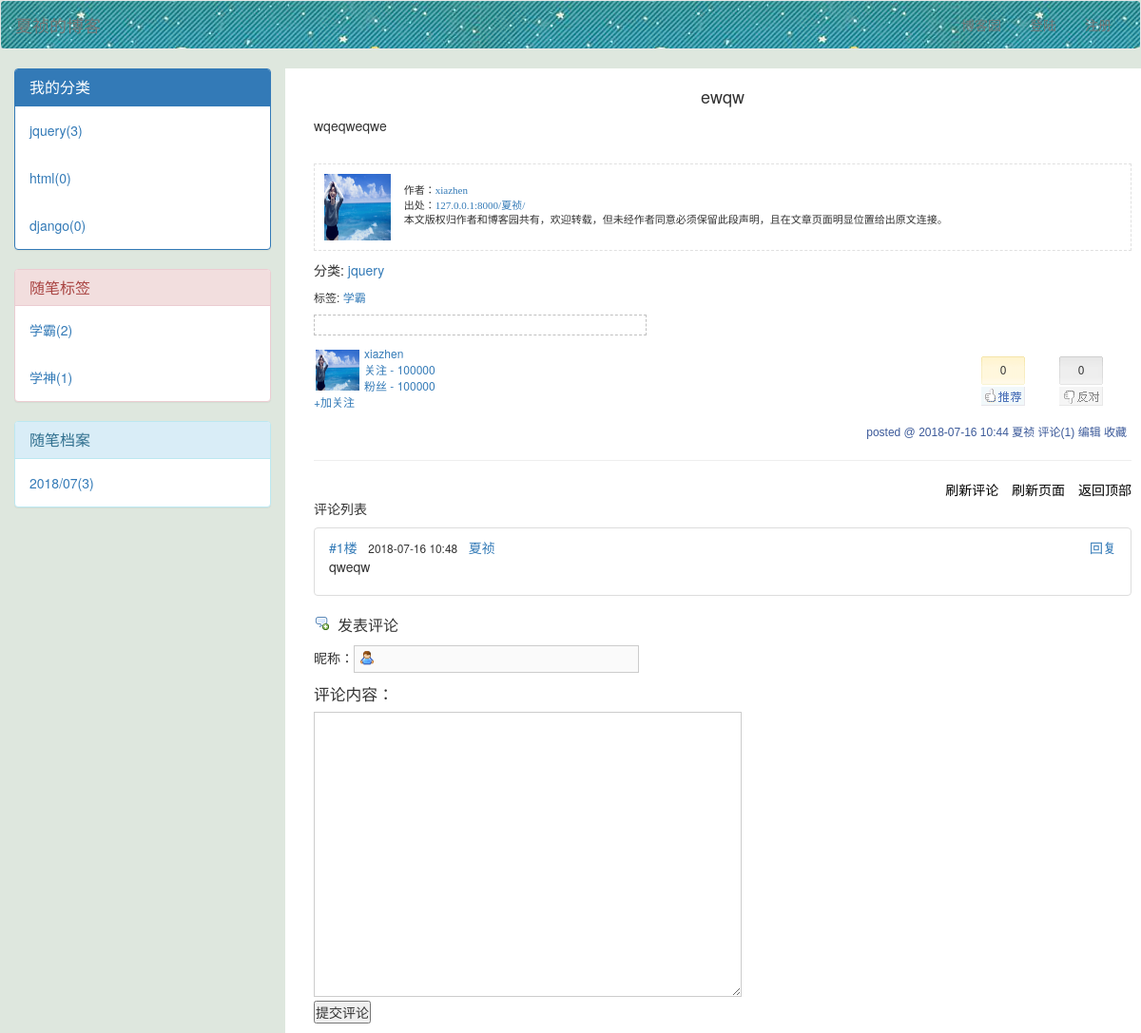
/夏祯/articles/15, run on the app's committed database.
### blog/models.py (models this page shows, shortened)
class Blog(models.Model):
    nid = models.AutoField(primary_key=True)
    title = models.CharField(verbose_name='个人博客标题', max_length=64)
    site_name = models.CharField(verbose_name='站点名称', max_length=64)
    theme = models.CharField(verbose_name='博客主题', max_length=32)

class Category(models.Model):
    nid = models.AutoField(primary_key=True)
    title = models.CharField(verbose_name='分类标题', max_length=32)
    blog = models.ForeignKey(verbose_name='所属博客', to='Blog', to_field='nid', on_delete=models.CASCADE)

class Article(models.Model):
    nid = models.AutoField(primary_key=True)
    title = models.CharField(max_length=50, verbose_name='文章标题')
    desc = models.CharField(max_length=255, verbose_name='文章描述')
    create_time = models.DateTimeField(verbose_name='创建时间', auto_now_add=True)
    content = models.TextField()
    comment_count = models.IntegerField(default=0)
    up_count = models.IntegerField(default=0)
    down_count = models.IntegerField(default=0)
    user = models.ForeignKey(verbose_name='作者', to='UserInfo', to_field='nid', on_delete=models.CASCADE)
    category = models.ForeignKey(to='Category', to_field='nid', null=True, on_delete=models.CASCADE)
    tags = models.ManyToManyField(
        to="Tag",
        through='Article2Tag',
    )

class Comment(models.Model):
    nid = models.AutoField(primary_key=True)
    article = models.ForeignKey(verbose_name='评论文章', to='Article', to_field='nid', on_delete=models.CASCADE)
    user = models.ForeignKey(verbose_name='评论者', to='UserInfo', to_field='nid', on_delete=models.CASCADE)
    content = models.CharField(verbose_name='评论内容', max_length=255)
    create_time = models.DateTimeField(verbose_name='创建时间', auto_now_add=True)
    parent_comment = models.ForeignKey('Comment', null=True, on_delete=models.CASCADE)

class UserInfo(AbstractUser):
    nid = models.AutoField(primary_key=True)
    telephone = models.CharField(max_length=11, null=True, unique=True)
    avatar = models.FileField(upload_to='avatars/', default="avatars/default.png")
    create_time = models.DateTimeField(verbose_name='创建时间', auto_now_add=True)
    blog = models.OneToOneField(to='Blog', to_field='nid', null=True, on_delete=models.CASCADE)

### blog/views.py (the view)
# urls.py: re_path('(?P<username>\w+)/(?P<condition>category|tag|date)/(?P<params>.*)', views.homesite),
def homesite(request,username,**kwargs):
    user = UserInfo.objects.filter(username=username).first()
    if not user:
        return render(request, "not_found.html")
    blog = user.blog
    if not kwargs:
        article_list = Article.objects.filter(user__username=username)
    else:
        condition = kwargs.get("condition")
        params = kwargs.get("params")
        if condition == "category":
            article_list = Article.objects.filter(user__username=username).filter(category__title=params)
        elif condition == "tag":
            article_list = Article.objects.filter(user__username=username).filter(tags__title=params)
        else:
            year, month = params.split("/")
            article_list1 = Article.objects.filter(user__username=username).filter(create_time__month=month)
            article_list = Article.objects.filter(user__username=username).filter(create_time__year=year,
                                                                                  create_time__month=month)
    if not article_list:
        return render(request, "not_found.html")
    cate_list=Category.objects.filter(blog=blog).annotate(c=Count("article__title")).values_list("title", "c")
    tag_list = Tag.objects.filter(blog=blog).annotate(c=Count("article__title")).values_list("title", "c")
    date_list=Article.objects.filter(user=user).extra(select={"y_m_date":"strftime('%%Y/%%m',create_time)"}).values("y_m_date").annotate(c=Count("title")).values_list("y_m_date","c")
    return  render(request,'homesite.html',locals())

### blog/templatetags/my_tags.py (called while the page is built)
@register.inclusion_tag("left_region.html")
def get_query_data(username):
    user = UserInfo.objects.filter(username=username).first()
    blog = user.blog
    cate_list = Category.objects.filter(blog=blog).annotate(c=Count("article__title")).values_list("title", "c")
    print(cate_list)
    tag_list = Tag.objects.filter(blog=blog).annotate(c=Count("article__title")).values_list("title", "c")
    date_list = Article.objects.filter(user=user).extra(select={"y_m_date": "strftime('%%Y/%%m',create_time)"}).values(
        "y_m_date").annotate(c=Count("title")).values_list("y_m_date", "c")
    print(date_list)
    return {"blog":blog,"username":username,"cate_list":cate_list,"tag_list":tag_list,"date_list":date_list}

### blog/views.py (called while the page is built)
def articles(request,username,article_id):
    user = UserInfo.objects.filter(username=username).first()
    blog = user.blog
    article_list = Article.objects.filter(nid=article_id).first()
    article_list1 = Article.objects.filter(nid=article_id).values_list("category__title")
    tag_list=Article.objects.filter(nid=article_id).values_list("tags__title")
    comment_list = Comment.objects.filter(article_id=article_id).all()
    return render(request,'aiticles.html',locals())

### templates/aiticles.html (shortened to what this page needs)
{% extends 'homesite.html'%}
{% block content %}
    <div class="clearfix" >
    <h4 class="text-center"> {{ article_list.title }}</h4>
    <div class="container1">
         {{ article_list.content |safe }}
    </div>
    <div id="AllanboltSignature">
    <div style="border-bottom: #e0e0e0 1px dashed; border-left: #e0e0e0 1px dashed; padding: 10px; font-family: 微软雅黑; font-size: 11px; border-top: #e0e0e0 1px dashed; border-right: #e0e0e0 1px dashed; " id="PSignature">
    <div style="float:left;width:10%;">
         <img src="/static/images/bcg2.jpg" style="width:70px;height:70px">
    </div>
    <div style="float:left;width:90%;padding-top:10px;">
    作者：<a href="/{{ username }}" target="_blank">{{ blog.site_name }}</a> <br>
    出处：<a href="/{{ username }}" target="_blank">127.0.0.1:8000/{{ username }}/</a> <br>
    本文版权归作者和博客园共有，欢迎转载，但未经作者同意必须保留此段声明，且在文章页面明显位置给出原文连接。<br>
    </div>
    </div>
    </div>
    <div id="BlogPostCategory">分类:
        {% for con_li in article_list1 %}
                <a href="/{{ username }}/category/{{ con_li.0 }}" target="_blank">{{ con_li.0}}</a>
        {% endfor %}
    </div>
    <div id="EntryTag">
        标签:  {% for tag_li in tag_list %}
                <a href="/{{ username }}/tag/{{ tag_li.0 }}" target="_blank">{{ tag_li.0}}</a>
        {% endfor %}
    </div>
     <div id="blog_post_info  clearfix">
         <div id="green_channel">
         </div>
        <div id="author_profile">
         <div id="author_profile_info" class="author_profile_info">
            <a href="/{{ username }}" target="_blank"><img src="/static/images/bcg2.jpg" class="author_avatar" alt=""></a>
        <div id="author_profile_detail" class="author_profile_info">
            <a href="/{{ username }}">{{ blog.site_name }}</a><br>
            <a href="/{{ username }}">关注 - 100000</a><br>
            <a href="/{{ username }}">粉丝 - 100000</a>
        </div>
        </div>
        <div id="author_profile_follow">
                <a href="#" >+加关注</a>
        </div>
        </div>
        <div id="div_digg">
        <div class="diggit action">
            <span class="diggnum" id="digg_count">{{ article_list.up_count }}</span>
        </div>
        <div class="buryit action">
            <span class="burynum" id="bury_count">{{ article_list.down_count }}</span>
        </div>
        </div>
    </div>
    </div>
        <div class="postDesc">posted @
            <span id="post-date">{{ article_list.create_time |date:'Y-m-d H:i'}}</span>
            <a href="/{{ username }}">{{ username }}</a> 评论(<span id="post_comment_count">{{ article_list.comment_count }}</span>)
            {% if request.user.username == username %}
            <a href="/update_article/{{ article_list.pk }}" rel="nofollow">编辑</a>
            {% else %}
                <a href="/backstage/" rel="nofollow">编辑</a>
            {% endif %}
            <a href="#" >收藏</a></div>
    <hr>
            <div id="comment_nav">
            <a href="javascript:void(0);" onclick="return RefreshCommentList();" id="lnk_RefreshComments" runat="server" clientidmode="Static">刷新评论</a>
            <a href="#" onclick="return RefreshPage();">刷新页面</a>
            <a href="#top">返回顶部</a></div>
<div id="comment_form_container">
<p>评论列表</p>
            <ul class="comment_list list-group">
                {% for comment in comment_list %}
                <li class="list-group-item">
                   <div>
                       <a href="javascript:void(0)">#{{ forloop.counter }}楼</a>&nbsp;&nbsp;
                       <span class="small">{{ comment.create_time|date:"Y-m-d H:i" }}</span>&nbsp;&nbsp;
                       <a href="javascript:void(0)">{{ comment.user.username }}</a>
                       <a href="javascript:void(0)" class="pull-right son_comment_btn"  username="{{ comment.user.username }}" comment_id="{{ comment.pk }}"><span>回复</span></a>
                   </div>
                   <div>
                       <p>{{ comment.content }}</p>
                   </div>
                </li>
                {% endfor %}
            </ul>
<div id="commentform_title">发表评论</div>
<p>
昵称：<input type="text" id="tbCommentAuthor" class="author" disabled="disabled" size="50" value="{{ request.user.username }}">
</p>
<div class="commentbox_title_left">评论内容：</div>
</div>
<textarea id="tbCommentBody" class="comment_textarea"></textarea>
    <div><input id="btn_comment_submit" type="button" class="comment_btn" value="提交评论" aiticle_id="{{ article_list.nid }}"></div>
{% endblock %}

### templates/homesite.html (shortened to what this page needs)
<!DOCTYPE html>
<html lang="en">
<head>
    <link rel="stylesheet" href="/static/bootstrp/css/bootstrap.css">
    <link rel="stylesheet" href="/static/css/homesite_css/{{ blog.theme }}">
    <link rel="stylesheet" href="/static/css/homesite_css/default.css">
</head>
<body>
<nav class="navbar navbar-default">
  <div class="container-fluid">
    <div class="navbar-header">
      <a class="navbar-brand" href="#">{{ blog.title }}</a>
    </div>
        <div class="collapse navbar-collapse" id="bs-example-navbar-collapse-1">
            <ul class="nav navbar-nav navbar-right">
                {% if request.user.username %}
                    <li><a href="/index/">博客园</a>
                    <li><a href="/backstage/">我的博客</a>
                    </li>
                {% else %}
                    <li><a href="/index/">博客园</a>
                    <li><a href="/login/">登陆</a></li>
                    <li><a href="#">注册</a></li>
                {% endif %}
            </ul>
        </div>
  </div>
</nav>
<div class="container-fluid">
    <div class="row">
            {% load my_tags %}
           {% get_query_data username %}
        <div class="col-md-9 articless">
        {% block content %}{% endblock %}
    </div>
</div>
</body>
</html>

### templates/left_region.html
 <div class="col-md-3">
            <div class="panel panel-primary">
                <div class="panel-heading">
                    <h3 class="panel-title">我的分类</h3>
                </div>
                    {% for con_li in cate_list %}
                            <div class="panel-body">
                                <a href="/{{ username }}/category/{{con_li.0 }}">{{ con_li.0 }}({{ con_li.1 }})</a>
                               </div>
                    {% endfor %}
            </div>
            <div class="panel panel-danger">
                <div class="panel-heading">
                    <h3 class="panel-title">随笔标签</h3>
                </div>
                    {% for tag_li in tag_list %}
                            <div class="panel-body">
                                <a href="/{{ username }}/tag/{{ tag_li.0 }}">{{ tag_li.0 }}({{ tag_li.1 }})</a>
                               </div>
                    {% endfor %}
            </div>
            <div class="panel panel-info">
                <div class="panel-heading">
                    <h3 class="panel-title">随笔档案</h3>
                </div>
                    {% for date_li in date_list %}
                            <div class="panel-body">
                                <a href="/{{ username }}/date/{{ date_li.0 }}">{{ date_li.0 }}({{ date_li.1 }})</a>
                               </div>
                    {% endfor %}
            </div>
        </div>

### static/css/homesite_css/xiazhen.css (style rules this page uses)
.navbar { background:url("/static/images/headerbgm/timg (3).jpg"); }

### static/css/homesite_css/default.css (style rules this page uses)
* { margin: 0; padding: 0; }
body { background-color: rgb(222,231,222); }
.articless { background-color: white; padding: 10px 10px 10px 30px; }
#AllanboltSignature { margin-top: 30px; }
#BlogPostCategory { margin-top: 10px; margin-bottom: 10px; }
#EntryTag { font-size: 9pt; }
#green_channel { padding: 10px 0; margin-bottom: 10px; margin-top: 10px; border: silver 1px dashed; font-size: 12px; width: 350px; text-align: center; }
#author_profile { float: left; width: 280px; margin-top: 0; margin-bottom: 10px; color: #000; margin-left: 0; font-size: 12px; }
#div_digg { position: relative; float: right; margin-bottom: 10px; margin-right: 30px; font-size: 12px; width: 128px; text-align: center; margin-top: 10px; }
.diggit { position: relative; float: left; width: 46px; height: 52px; background: url('/static/images/aiticles/upup.gif') no-repeat; text-align: center; cursor: pointer; margin-top: 2px; padding-top: 5px; }
.buryit { float: right; margin-left: 20px; width: 46px; height: 52px; background: url('/static/images/aiticles/downdown.gif') no-repeat; text-align: center; cursor: pointer; margin-top: 2px; padding-top: 5px; }
.author_avatar { width: 48px; height: 48px; vertical-align: top; float: left; margin-right: 5px; padding-top: 5px; padding-left: 2px; border: 0; }
#comment_nav { text-align: right; }
#comment_nav a { padding-left: 10px; }
#comment_nav a:link { color: #000; text-decoration: none; }
#commentform_title { font-size: 16px; }
#commentform_title { background-image: url(/static/images/aiticles/icon_addcomment.gif); background-repeat: no-repeat; padding: 0 0 0 25px; margin-bottom: 10px; }
.author { background-image: url('/static/images/aiticles/icon_form.gif'); background-repeat: no-repeat; border: 1px solid #ccc; padding: 4px 4px 4px 30px; width: 300px; font-size: 13px; background-position: 3px -3px; }
.commentbox_title_left { font-size: 1.2em; margin-bottom: .4em; }
.commentbox_title_left { float: left; }
.comment_textarea { line-height: 1.6; }
.comment_textarea { width: 450px; height: 300px; font-size: 13px; border: 1px solid #ccc; font-family: 'PingFang SC','Helvetica Neue','Helvetica','Arial',sans-serif; }
.postDesc { text-align: right; margin: 5px; color: #3b5999; font-family: "verdana","ms song","宋体","Arial","微软雅黑","Helvetica","sans-serif"; font-size: 9pt; }
.postDesc a { text-decoration: none; color: #3b5999; }

### data on the page
Blog: title "夏祯的博客", site_name "xiazhen"
Category: title "jquery", con_li "3"
Category: title "html", con_li "0"
Category: title "django", con_li "0"
Article: title "ewqw", content "wqeqweqwe", up_count "0", down_count "0", create_time "2018-07-16 10:44", comment_count "1"
Comment: create_time "2018-07-16 10:48", user.username "夏祯", content "qweqw"

### other printed values
{{ tag_li.0 }} "学霸" "学神"
{{ tag_li.1 }} "2" "1"
{{ date_li.0 }} "2018/07"
{{ date_li.1 }} "3"
{{ username }} "夏祯"
{{ tag_li.0 }} "学霸"
